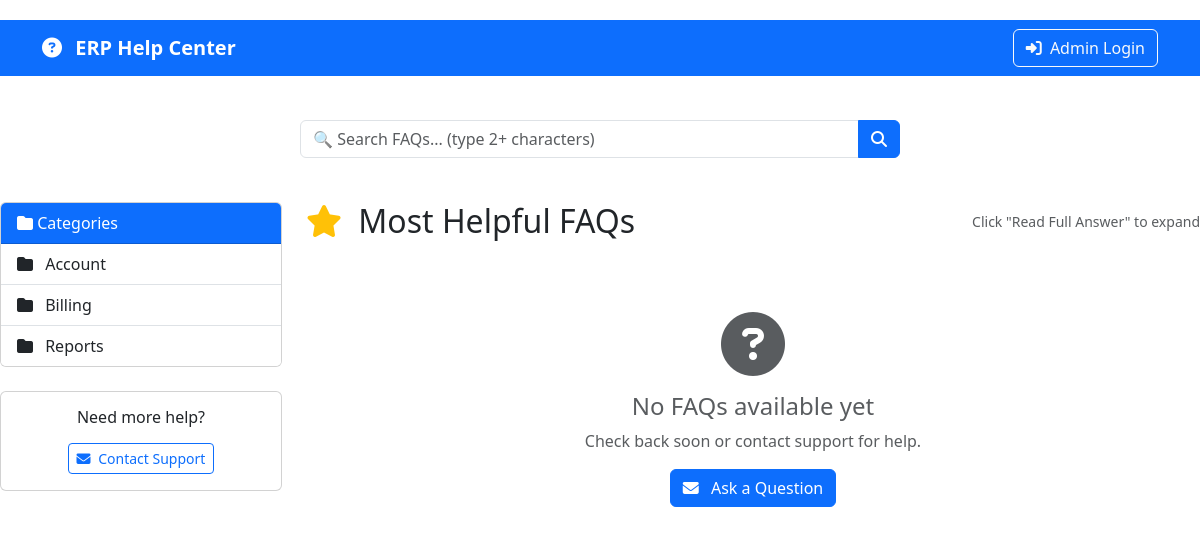
The page / on the database its author committed.
### tables this page shows
CREATE TABLE categories (
    id INT PRIMARY KEY AUTO_INCREMENT,
    name VARCHAR(100) NOT NULL UNIQUE,
    description TEXT,
    is_archived BOOLEAN DEFAULT FALSE
);

### config/db.php (called while the page is built, shortened)
<?php
class Database {
    private $conn;
    public function __construct() {
        try {
            $this->conn = new PDO(
                "mysql:host=" . DB_HOST . ";dbname=" . DB_NAME . ";charset=utf8mb4",
                DB_USER,
                DB_PASS,
                [
                    PDO::ATTR_ERRMODE => PDO::ERRMODE_EXCEPTION,
                    PDO::ATTR_DEFAULT_FETCH_MODE => PDO::FETCH_ASSOC
                ]
            );
        } catch(PDOException $e) {
            die("Database connection failed: " . $e->getMessage());
        }
    }
    public function query($sql, $params = []) {
        $stmt = $this->conn->prepare($sql);
        $stmt->execute($params);
        return $stmt;
    }
}
?>

### index.php (the view, shortened to what this page needs)
<?php
require_once 'config/db.php';
?>
<?php include 'includes/header.php'; ?>
<div class="row">
    <div class="col-md-3">
        <div class="card mb-4">
            <div class="card-header bg-primary text-white">
                <i class="fas fa-folder"></i> Categories
            </div>
            <div class="list-group list-group-flush">
                <?php
                $db = new Database();
                $stmt = $db->query("SELECT * FROM categories WHERE is_archived = FALSE ORDER BY name");
                while ($category = $stmt->fetch()):
                ?>
                <a href="category.php?id=<?php echo $category['id']; ?>"
                   class="list-group-item list-group-item-action">
                    <i class="fas fa-folder me-2"></i>
                    <?php echo htmlspecialchars($category['name']); ?>
                </a>
                <?php endwhile; ?>
            </div>
        </div>
        <div class="card">
            <div class="card-body text-center">
                <h6 class="card-title">Need more help?</h6>
                <a href="support.php" class="btn btn-outline-primary mt-2 btn-sm">
                    <i class="fas fa-envelope me-1"></i> Contact Support
                </a>
            </div>
        </div>
    </div>
    <div class="col-md-9">
        <div class="d-flex justify-content-between align-items-center mb-4">
            <h2 class="mb-0">
                <i class="fas fa-star text-warning me-2"></i>
                Most Helpful FAQs
            </h2>
            <div class="text-muted">
                <small>Click "Read Full Answer" to expand</small>
            </div>
        </div>
        <?php
        $stmt = $db->query("
            SELECT f.*, c.name as category_name
            FROM faqs f
            LEFT JOIN categories c ON f.category_id = c.id
            WHERE f.is_archived = FALSE
            ORDER BY (f.upvotes - f.downvotes) DESC
            LIMIT 15
        ");
        if ($stmt->rowCount() > 0):
            while ($faq = $stmt->fetch()):
        ?>
        <div class="card mb-3 faq-item" id="faq-<?php echo $faq['id']; ?>">
            <div class="card-body">
                <div class="d-flex justify-content-between align-items-start mb-2">
                    <h5 class="card-title mb-0">
                        <?php echo htmlspecialchars($faq['question']); ?>
                    </h5>
                    <small class="text-muted">
                        <i class="fas fa-tag me-1"></i>
                        <?php echo htmlspecialchars($faq['category_name']); ?>
                    </small>
                </div>
                <div class="card-text mb-3 text-muted">
                    <?php echo truncateText($faq['answer'], 120); ?>
                </div>
                <button class="btn btn-outline-primary btn-sm read-more-btn mb-3"
                        onclick="toggleAnswer(<?php echo $faq['id']; ?>)"
                        id="toggle-btn-<?php echo $faq['id']; ?>">
                    <i class="fas fa-chevron-down rotate-icon" id="icon-<?php echo $faq['id']; ?>"></i>
                    <span id="toggle-text-<?php echo $faq['id']; ?>">Read Full Answer</span>
                </button>
                <div class="answer-hidden" id="answer-<?php echo $faq['id']; ?>">
                    <div class="border-top pt-3 mt-3">
                        <h6 class="mb-3">
                            Complete Answer:
                        </h6>
                        <div class="card-text mb-4">
                            <?php echo nl2br(htmlspecialchars($faq['answer'])); ?>
                        </div>
                        <div class="border-top pt-3">
                            <div class="d-flex justify-content-between align-items-center">
                                <small class="text-muted">
                                    Was this helpful?
                                </small>
                                <div class="btn-group" role="group" id="vote-group-<?php echo $faq['id']; ?>">
                                    <button type="button"
                                            class="btn btn-outline-success btn-sm vote-btn-sm"
                                            onclick="voteFAQ(<?php echo $faq['id']; ?>, 'up', this)">
                                        <i class="fas fa-thumbs-up"></i>
                                    </button>
                                    <button type="button"
                                            class="btn btn-outline-danger btn-sm vote-btn-sm"
                                            onclick="voteFAQ(<?php echo $faq['id']; ?>, 'down', this)">
                                        <i class="fas fa-thumbs-down"></i>
                                    </button>
                                </div>
                            </div>
                        </div>
                    </div>
                </div>
            </div>
        </div>
        <?php
            endwhile;
        else:
        ?>
        <div class="text-center py-5">
            <i class="fas fa-question-circle fa-4x text-muted mb-3"></i>
            <h4 class="text-muted">No FAQs available yet</h4>
            <p class="text-muted">Check back soon or contact support for help.</p>
            <a href="support.php" class="btn btn-primary">
                <i class="fas fa-envelope me-2"></i> Ask a Question
            </a>
        </div>
        <?php endif; ?>
    </div>
</div>
<?php include 'includes/footer.php'; ?>

### includes/header.php (style rules this page uses)
body { padding-top: 20px; }

### rows shown on the page
categories: name "Account"
categories: name "Billing"
categories: name "Reports"

### other values the page prints
SITE_NAME "ERP Help Center"
